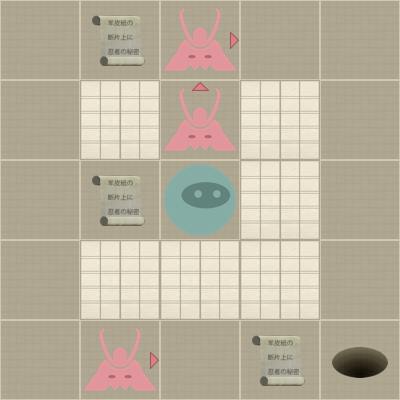

A level layout from a 2D game, rendered from its tile map. Below: a short description, then the map file with tile-grid data replaced by summaries:
An orthogonal 5x5 tile map with 80x80 px tiles, 2 tile layers (Level, Actors).

<map version="1.0" orientation="orthogonal" width="5" height="5" tilewidth="80" tileheight="80">
 <properties>
  <property name="moves" value="12" />
 </properties>
 <tileset firstgid="1" name="tiles" tilewidth="80" tileheight="80" spacing="2" margin="2">
  <image source="tiles-ipad.png" width="512" height="512" />
  <tile id="0">
   <properties>
    <property name="actor" value="exit" />
   </properties>
  </tile>
  <tile id="2">
   <properties>
    <property name="actor" value="guard" />
    <property name="direction" value="down" />
   </properties>
  </tile>
  <tile id="3">
   <properties>
    <property name="actor" value="guard" />
    <property name="direction" value="left" />
   </properties>
  </tile>
  <tile id="4">
   <properties>
    <property name="actor" value="guard" />
    <property name="direction" value="right" />
   </properties>
  </tile>
  <tile id="5">
   <properties>
    <property name="actor" value="guard" />
    <property name="direction" value="up" />
   </properties>
  </tile>
  <tile id="7">
   <properties>
    <property name="actor" value="player" />
   </properties>
  </tile>
  <tile id="8">
   <properties>
    <property name="actor" value="scroll" />
   </properties>
  </tile>
  <tile id="9">
   <properties>
    <property name="wall" value="1" />
   </properties>
  </tile>
 </tileset>
 <layer name="Level" width="5" height="5">
  <data>[25 cells, 25 non-empty, 2 distinct tile ids]</data>
 </layer>
 <layer name="Actors" width="5" height="5">
  <data>[25 cells, 8 non-empty, 5 distinct tile ids]</data>
 </layer>
</map>
